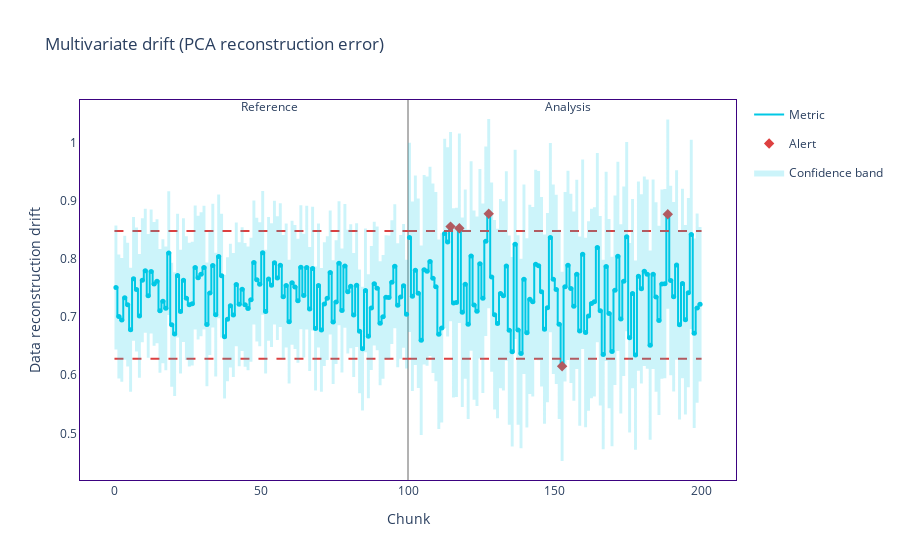

Notebook cell for this chart:
### Code cell
multivariate_data_drift.plot()
